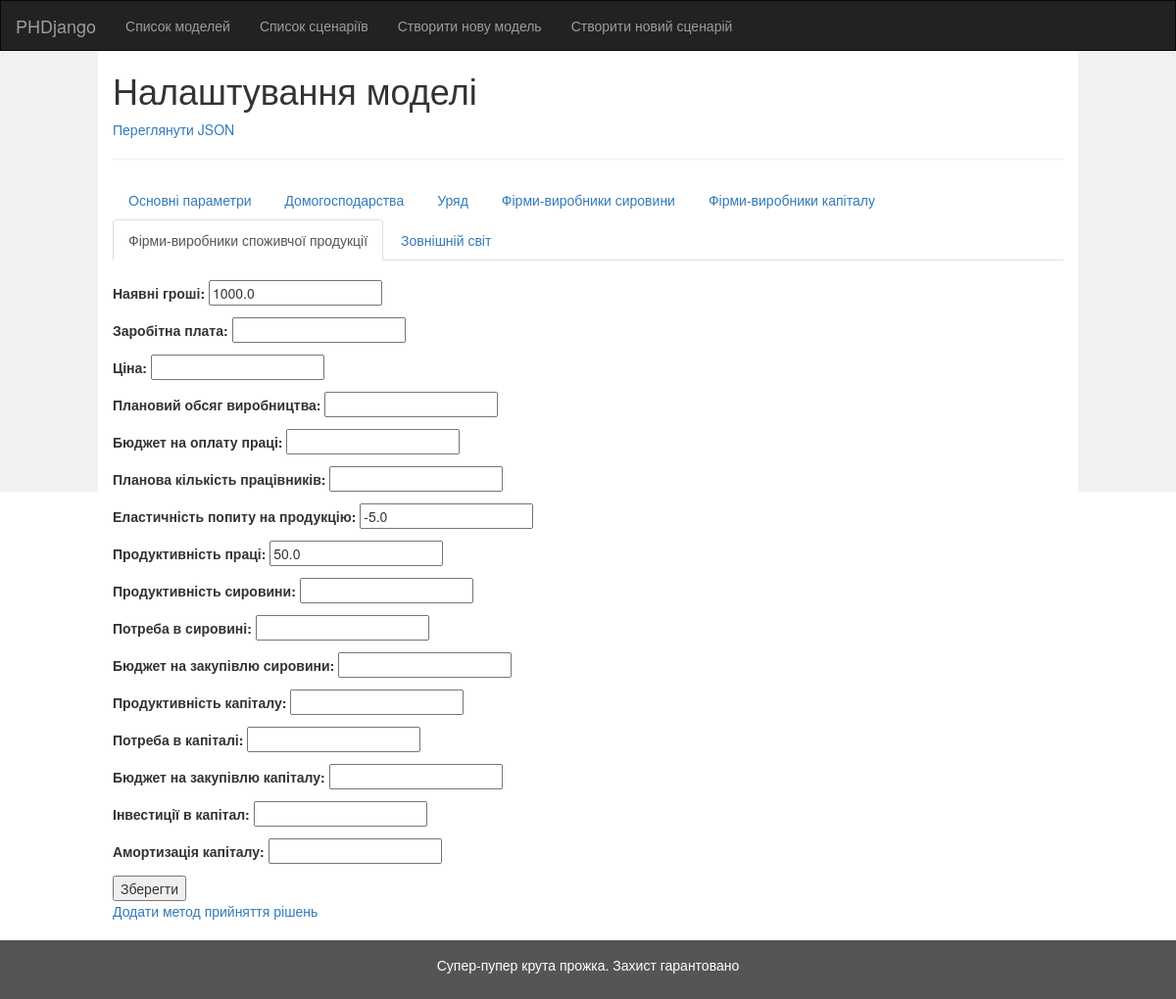
/models/model-run-config/11/edit/production-firm/, run on an earlier commit of the app's database.
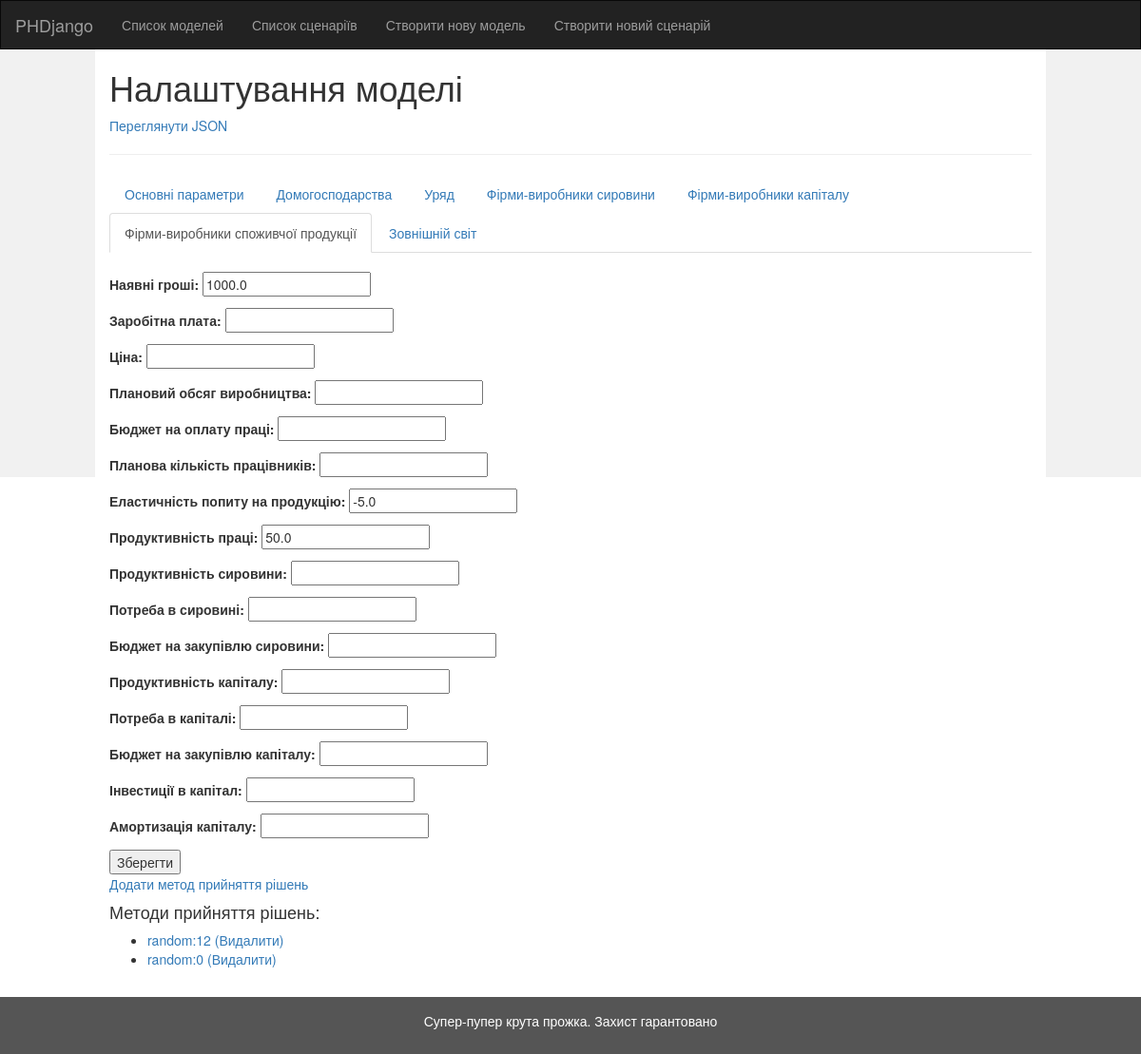
And on a later commit of the database.
### models/models.py (models this page shows, shortened)
class Learning(models.Model):
    method = models.CharField("Метод навчання", choices=(
        ('intuitive', 'Інтуїтивний метод'),
        ('extrapolation', 'Метод екстраполяції тенденції'),
        ('moses', 'Метод маржі прибутку'),
        ('random', 'Випадковий вибір'),
        ('rational', 'Раціональний вибір'),
        ('nonconscious', 'Несвідоме навчання'),
        ('qlearning', 'Q-навчання'),
        ('hierarchical', 'Ієрархічна база правил'),
        ('lcs', 'Система лінійних класифікаторів'),
        ('regression_decision_tree', 'Регресійне дерево рішень'),
        ('perceptron', 'Одношаровий персептрон'),
        ('svm', 'Система опорних векторів'),
        ('classification_decision_tree', 'Класифікаційне дерево рішень'),
    ), default='random', max_length=1024)
    count = models.IntegerField("Кількість фірм такого типу", default=0)
    firm_run_configuration = models.ForeignKey(FirmRunConfiguration, related_name="FirmRunConfiguration", null=True)
    def __str__(self):
        return self.method + ":" + str(self.count)

### models/run_config_views.py (the view)
# urls.py: url(r'^model-run-config/(?P<model_run_config_id>[0-9]+)/edit/production-firm/$', run_config_views.edit_model_run_config_firm_production, name='model-run-config-edit-production_firm_config'),
def edit_model_run_config_firm_production(request, model_run_config_id):
    return edit_model_run_config_firm(request, model_run_config_id, 'production_firm_config')

### models/generic_responses.py
    class EntityForm(ModelForm):
        class Meta:
            model = cls
            exclude = [] if firmType is None else ['type']

### models/run_config_views.py (called while the page is built)
def edit_model_run_config_firm(request, model_run_config_id, key):
    model_run_config = get_object_or_404(ModelRunConfiguration, pk=model_run_config_id)
    firm_config = getattr(model_run_config, key)
    firm_learnings = []
    if firm_config is not None:
        firm_learnings = Learning.objects.filter(firm_run_configuration__in=[firm_config.id]).all()
    extra = render_to_string('models/firm-learnings.html', {
        'model_run_config_id': model_run_config_id,
        'firm_learnings': firm_learnings,
        'key': key
    })
    return generic_model_run_config_entry(
        request,
        model_run_config_id,
        cls=FirmRunConfiguration,
        extra=extra,
        key=key
    )

### models/templates/models/firm-learnings.html
<a href="{% url 'models:model-run-config-edit-firm_config-add_learning' model_run_config_id key %}">
    Додати метод прийняття рішень
</a>
{% if firm_learnings %}
    <h4>Методи прийняття рішень:</h4>
        <ul>
            {% for learning in firm_learnings %}
                <li>
                    <a href="{% url 'models:model-run-config-edit-firm_config-edit_learning' model_run_config_id key learning.id %}">{{ learning }}</a>
                    <a href="{% url 'models:model-run-config-edit-firm_config-delete_learning' model_run_config_id key learning.id %}">(Видалити)</a>
                </li>
            {% endfor %}
        </ul>
{% endif %}

What changed in the data, as far as the page shows it:
added Learning: method+count "random:12"
added Learning: method+count "random:0"
Also different on the page:
text now shown: "Методи прийняття рішень:"
